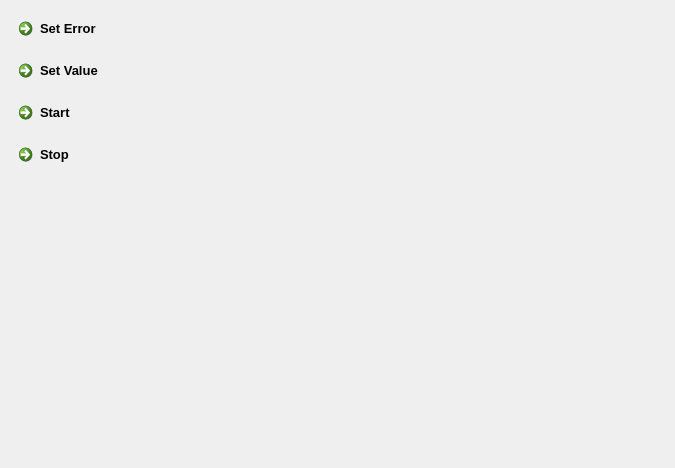
<?xml version="1.0" encoding="UTF-8"?>
<ui version="4.0">
 <class>MainWindow</class>
 <widget class="QMainWindow" name="MainWindow">
  <property name="enabled">
   <bool>true</bool>
  </property>
  <property name="geometry">
   <rect>
    <x>0</x>
    <y>0</y>
    <width>675</width>
    <height>468</height>
   </rect>
  </property>
  <property name="font">
   <font>
    <pointsize>10</pointsize>
   </font>
  </property>
  <property name="windowTitle">
   <string>Async Demo</string>
  </property>
  <property name="iconSize">
   <size>
    <width>24</width>
    <height>24</height>
   </size>
  </property>
  <widget class="QWidget" name="centralWidget">
   <property name="sizePolicy">
    <sizepolicy hsizetype="Preferred" vsizetype="Expanding">
     <horstretch>0</horstretch>
     <verstretch>0</verstretch>
    </sizepolicy>
   </property>
   <layout class="QHBoxLayout" name="horizontalLayout">
    <item>
     <layout class="QVBoxLayout" name="verticalLayout">
      <property name="sizeConstraint">
       <enum>QLayout::SetMinimumSize</enum>
      </property>
      <item>
       <widget class="QCommandLinkButton" name="errorBttn">
        <property name="sizePolicy">
         <sizepolicy hsizetype="Minimum" vsizetype="Minimum">
          <horstretch>0</horstretch>
          <verstretch>0</verstretch>
         </sizepolicy>
        </property>
        <property name="text">
         <string>Set Error</string>
        </property>
       </widget>
      </item>
      <item>
       <widget class="QCommandLinkButton" name="valueBttn">
        <property name="sizePolicy">
         <sizepolicy hsizetype="Minimum" vsizetype="Minimum">
          <horstretch>0</horstretch>
          <verstretch>0</verstretch>
         </sizepolicy>
        </property>
        <property name="text">
         <string>Set Value</string>
        </property>
       </widget>
      </item>
      <item>
       <widget class="QCommandLinkButton" name="startBttn">
        <property name="sizePolicy">
         <sizepolicy hsizetype="Minimum" vsizetype="Minimum">
          <horstretch>0</horstretch>
          <verstretch>0</verstretch>
         </sizepolicy>
        </property>
        <property name="text">
         <string>Start</string>
        </property>
       </widget>
      </item>
      <item>
       <widget class="QCommandLinkButton" name="stopBttn">
        <property name="sizePolicy">
         <sizepolicy hsizetype="Minimum" vsizetype="Minimum">
          <horstretch>0</horstretch>
          <verstretch>0</verstretch>
         </sizepolicy>
        </property>
        <property name="text">
         <string>Stop</string>
        </property>
       </widget>
      </item>
      <item>
       <spacer name="verticalSpacer">
        <property name="orientation">
         <enum>Qt::Vertical</enum>
        </property>
        <property name="sizeType">
         <enum>QSizePolicy::Expanding</enum>
        </property>
        <property name="sizeHint" stdset="0">
         <size>
          <width>20</width>
          <height>40</height>
         </size>
        </property>
       </spacer>
      </item>
     </layout>
    </item>
    <item>
     <widget class="AsyncWidgetProxy" name="widget" native="true">
      <property name="sizePolicy">
       <sizepolicy hsizetype="Expanding" vsizetype="Preferred">
        <horstretch>0</horstretch>
        <verstretch>0</verstretch>
       </sizepolicy>
      </property>
     </widget>
    </item>
   </layout>
  </widget>
 </widget>
 <layoutdefault spacing="6" margin="11"/>
 <customwidgets>
  <customwidget>
   <class>AsyncWidgetProxy</class>
   <extends>QWidget</extends>
   <header location="global">widgets/AsyncWidgetProxy.h</header>
   <container>1</container>
  </customwidget>
 </customwidgets>
 <resources/>
 <connections/>
</ui>
